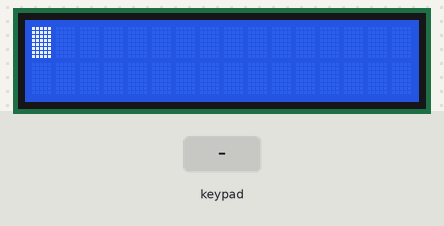
Simulated run of this program. Board: Arduino Nano, built with avr-gcc and run on an emulated ATmega328P. Parts: 16×2 character LCD. The inputs (shaded band) are chosen by the test bench. What the program prints to the serial monitor is not drawn.

Above: at 1.2 s.
1.3 s: keypad keys 5 6 7 9 * pressed 0.4 s apart
At 3.8 s:
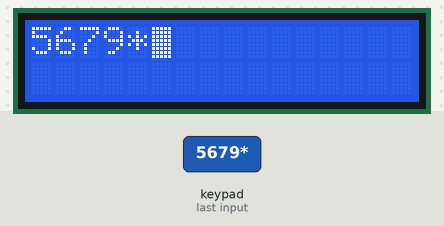
4.8 s: key '/' pressed
At 5.4 s:
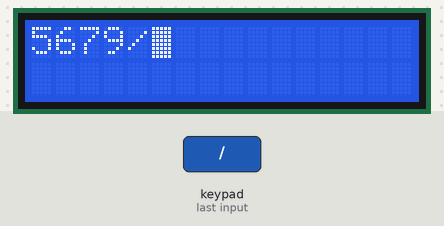
6.3 s: keypad keys 4 3 2 8 * pressed 0.4 s apart
At 9.0 s:
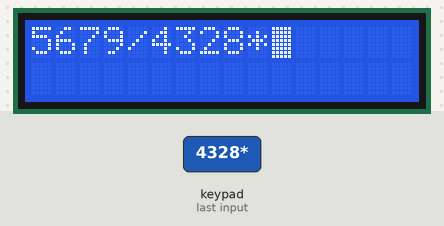
9.8 s: keypad keys 5 6 7 9 = pressed 0.4 s apart
At 12.7 s:
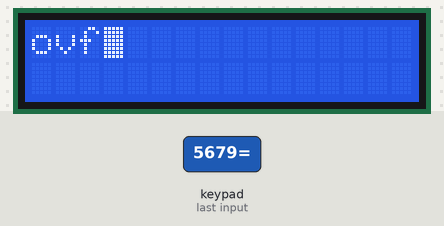
13.3 s: key '+' pressed
At 14.2 s:
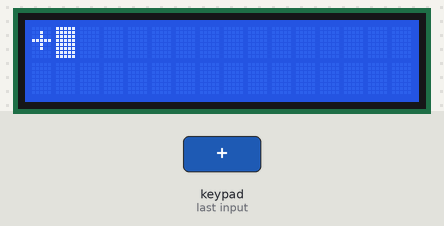
14.8 s: keypad keys 6 * 7 = pressed 0.4 s apart
At 15.81 s:
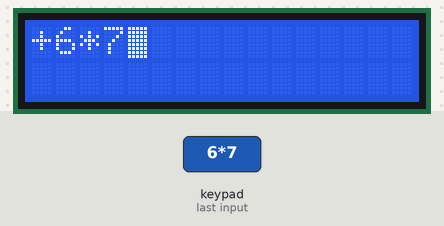
Timing chart, 0 to 17.8 s (numbered marks = the images above; inputs shaded):
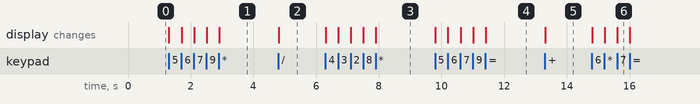

The program:

main.cpp
```cpp
#include <Arduino.h>

#include <Wire.h>
#include <Keypad.h>
#include <LiquidCrystal_I2C.h>
#include "calc.h"
#define ROWS 4
#define COLS 4
char keys[ROWS][COLS] = {
  {'1','2', '3' ,'='},
  {'4','5','6' ,'+'},
  {'7','8', '9', '-'},
  { '0', 'c', '*', '/'},
};

byte rowPins[ROWS] = {5, 6, 7, 9};    // R1 - R4
byte colPins[COLS] = {4, 3, 2, 8};    // C1 - C4

Keypad keypad = Keypad(makeKeymap(keys), rowPins, colPins, ROWS, COLS);
LiquidCrystal_I2C lcd(0x27, 16, 2);
void setup() {
  Serial.begin(9600);
  lcd.init();
  lcd.backlight();
  lcd.cursor();
  lcd.blink();
}
bool isOperator(char c) {
    return c == '+' || c == '-' || c == '*' || c == '/';
}

byte cursRow = 0;
byte cursCol = 0;
optString expr = optString();
void setDefaultCursor() {
  cursRow = 0;
  cursCol = 0;
}
static bool clickedEq = false;
void loop() {
  char key = keypad.getKey();

  if (key) {
    Serial.print("Key: ");
    Serial.println(key);
    if (key != '=' && clickedEq) {
      lcd.clear();
      setDefaultCursor();
      clickedEq = false;
    }
    else if (key == '=' && clickedEq) {
      return;
    }

    if (key == 'c') {
      lcd.clear();
      setDefaultCursor();
      expr = "";
      return;
    }
    lcd.setCursor(cursCol, cursRow);
    const char lastSymbol = expr[expr.len() - 1];
    if (key == '=' && !clickedEq) {
      for (char i = expr.len() - 1; i < expr.len(); i--)
      {
        char c = expr[i];
        if (isdigit(c) && isOperator(c)) {
            expr.del(i);
        }
      }
      const double result = calc(expr);
      expr = "";
      lcd.clear();

      lcd.print(result);
      clickedEq = true;
      return;
    }

    if (isOperator(lastSymbol) && isOperator(key)) {
      if (lastSymbol != key) {
        if (cursCol == 0 && cursRow == 1) {
          cursCol = 15;
          cursRow = 0;
        } else if (cursCol > 0) {
          cursCol--;
        }

        lcd.setCursor(cursCol, cursRow);
        lcd.print(key);
        cursCol++;
      }
      return;
    }
    lcd.print(key);

    if (cursCol >= 15) {
      cursCol = 0;
      if (cursRow < 1) {
        cursRow++;
        return;
      }
      cursRow--;
    } else {
      cursCol++;
    }
    Serial.println(key);
        Serial.println("IN1:");
    for (size_t i = 0; expr[i] != '\0'; i++)
    {
        Serial.print(expr[i]);
    }
        Serial.println("OUT1");
    expr += key;
    for (char i = 0; expr[i] != '\0'; i++) {
      Serial.print(expr[i]);
    }
  }
}
```

Measured:
- after the input at 1.3 s, the display: first changes at once (image 1 shows a later state)
- after the input at 4.8 s, the display: changes at once (image 2)
- after the input at 6.3 s, the display: first changes at once (image 3 shows a later state)
- after the input at 9.8 s, the display: first changes at once (image 4 shows a later state)
- after the input at 13.3 s, the display: changes at once (image 5)
- after the input at 14.8 s, the display: first changes at once (image 6 shows a later state)
